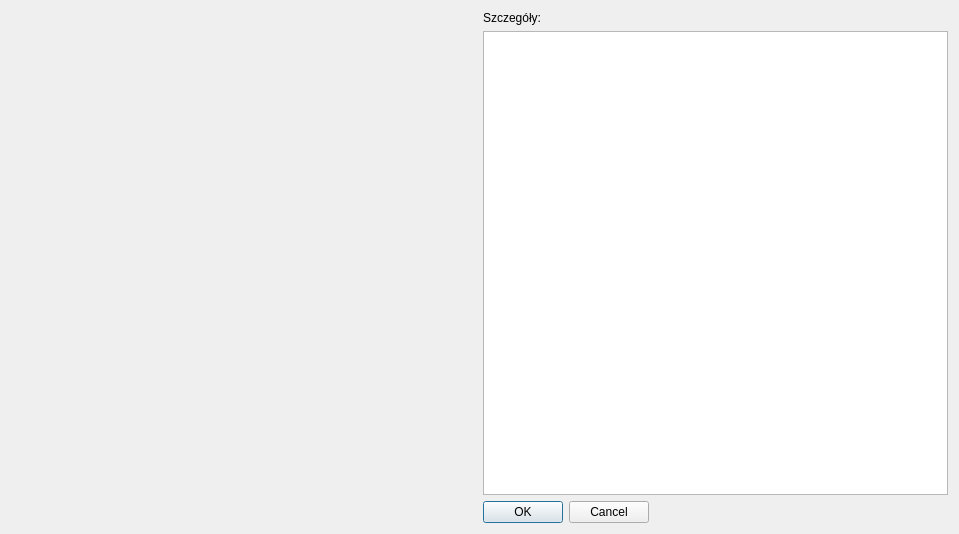
<?xml version="1.0" encoding="UTF-8"?>
<ui version="4.0">
 <class>LoadDialog</class>
 <widget class="QDialog" name="LoadDialog">
  <property name="geometry">
   <rect>
    <x>0</x>
    <y>0</y>
    <width>959</width>
    <height>534</height>
   </rect>
  </property>
  <property name="windowTitle">
   <string>Wybierz ofertę do wczytania</string>
  </property>
  <layout class="QHBoxLayout" name="horizontalLayout">
   <item>
    <widget class="OfferSearch" name="widget" native="true">
     <property name="sizePolicy">
      <sizepolicy hsizetype="Expanding" vsizetype="Expanding">
       <horstretch>0</horstretch>
       <verstretch>0</verstretch>
      </sizepolicy>
     </property>
    </widget>
   </item>
   <item>
    <layout class="QVBoxLayout" name="verticalLayout">
     <property name="sizeConstraint">
      <enum>QLayout::SetMaximumSize</enum>
     </property>
     <item>
      <widget class="QLabel" name="label_towary">
       <property name="sizePolicy">
        <sizepolicy hsizetype="Fixed" vsizetype="Preferred">
         <horstretch>0</horstretch>
         <verstretch>0</verstretch>
        </sizepolicy>
       </property>
       <property name="text">
        <string>Szczegóły:</string>
       </property>
      </widget>
     </item>
     <item>
      <widget class="QTableView" name="tableView"/>
     </item>
     <item>
      <widget class="QDialogButtonBox" name="buttonBox">
       <property name="sizePolicy">
        <sizepolicy hsizetype="Fixed" vsizetype="Fixed">
         <horstretch>0</horstretch>
         <verstretch>0</verstretch>
        </sizepolicy>
       </property>
       <property name="orientation">
        <enum>Qt::Horizontal</enum>
       </property>
       <property name="standardButtons">
        <set>QDialogButtonBox::Cancel|QDialogButtonBox::Ok</set>
       </property>
      </widget>
     </item>
    </layout>
   </item>
  </layout>
 </widget>
 <customwidgets>
  <customwidget>
   <class>OfferSearch</class>
   <extends>QWidget</extends>
   <header>OfferSearch.hpp</header>
   <container>1</container>
  </customwidget>
 </customwidgets>
 <resources/>
 <connections>
  <connection>
   <sender>buttonBox</sender>
   <signal>accepted()</signal>
   <receiver>LoadDialog</receiver>
   <slot>accept()</slot>
   <hints>
    <hint type="sourcelabel">
     <x>619</x>
     <y>278</y>
    </hint>
    <hint type="destinationlabel">
     <x>157</x>
     <y>274</y>
    </hint>
   </hints>
  </connection>
  <connection>
   <sender>buttonBox</sender>
   <signal>rejected()</signal>
   <receiver>LoadDialog</receiver>
   <slot>reject()</slot>
   <hints>
    <hint type="sourcelabel">
     <x>626</x>
     <y>278</y>
    </hint>
    <hint type="destinationlabel">
     <x>286</x>
     <y>274</y>
    </hint>
   </hints>
  </connection>
 </connections>
</ui>
